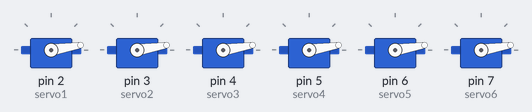
Bench run of a sketch on a simulated Arduino Uno, built with avr-gcc and run on an emulated ATmega328P. Parts: 6 × servo.

Above: at 0.1 s.
At 0.7 s:
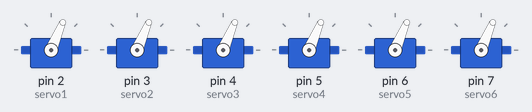
At 1.3 s:
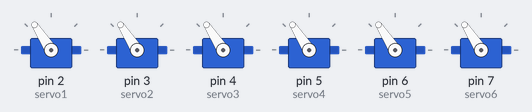
At 1.9 s:
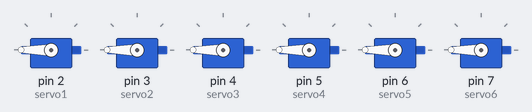
At 3.4 s:
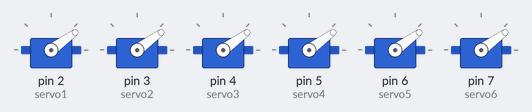
At 3.8 s:
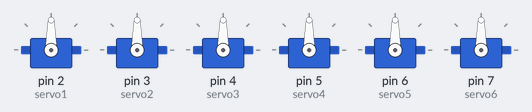
Timing chart, 0 to 5.3 s (numbered marks = the images above):
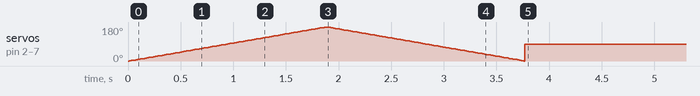

The sketch:

sketch_feb15a.ino
```cpp
#include <Servo.h>

Servo servo1, servo2, servo3, servo4, servo5, servo6;

void setup() {
  servo1.attach(2);
  servo2.attach(3);
  servo3.attach(4);
  servo4.attach(5);
  servo5.attach(6);
  servo6.attach(7);


  unsigned long startTime = millis();
  while (millis() - startTime < 2000) {
    sweepAllServos();
  }

  holdAt90Degrees();
}

void loop() {

}

void sweepAllServos() {
  for (int angle = 0; angle <= 180; angle++) {
    servo1.write(angle);
    servo2.write(angle);
    servo3.write(angle);
    servo4.write(angle);
    servo5.write(angle);
    servo6.write(angle);
    delay(10);
  }

  for (int angle = 180; angle >= 0; angle--) {
    servo1.write(angle);
    servo2.write(angle);
    servo3.write(angle);
    servo4.write(angle);
    servo5.write(angle);
    servo6.write(angle);
    delay(10);
  }
}

void holdAt90Degrees() {
  servo1.write(90);
  servo2.write(90);
  servo3.write(90);
  servo4.write(90);
  servo5.write(90);
  servo6.write(90);
}
```
